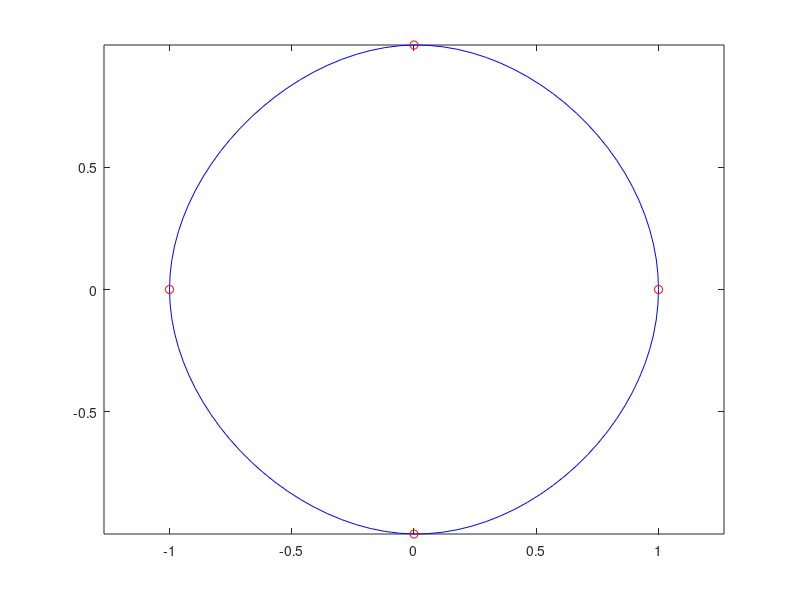

Reproduce this figure in MATLAB.
x = pi*[0:.5:2]; 
y = [0  1  0 -1  0  1  0; 
     1  0  1  0 -1  0  1];
pp = spline(x,y);
yy = ppval(pp, linspace(0,2*pi,101));
plot(yy(1,:),yy(2,:),'-b',y(1,2:5),y(2,2:5),'or')
axis equal
